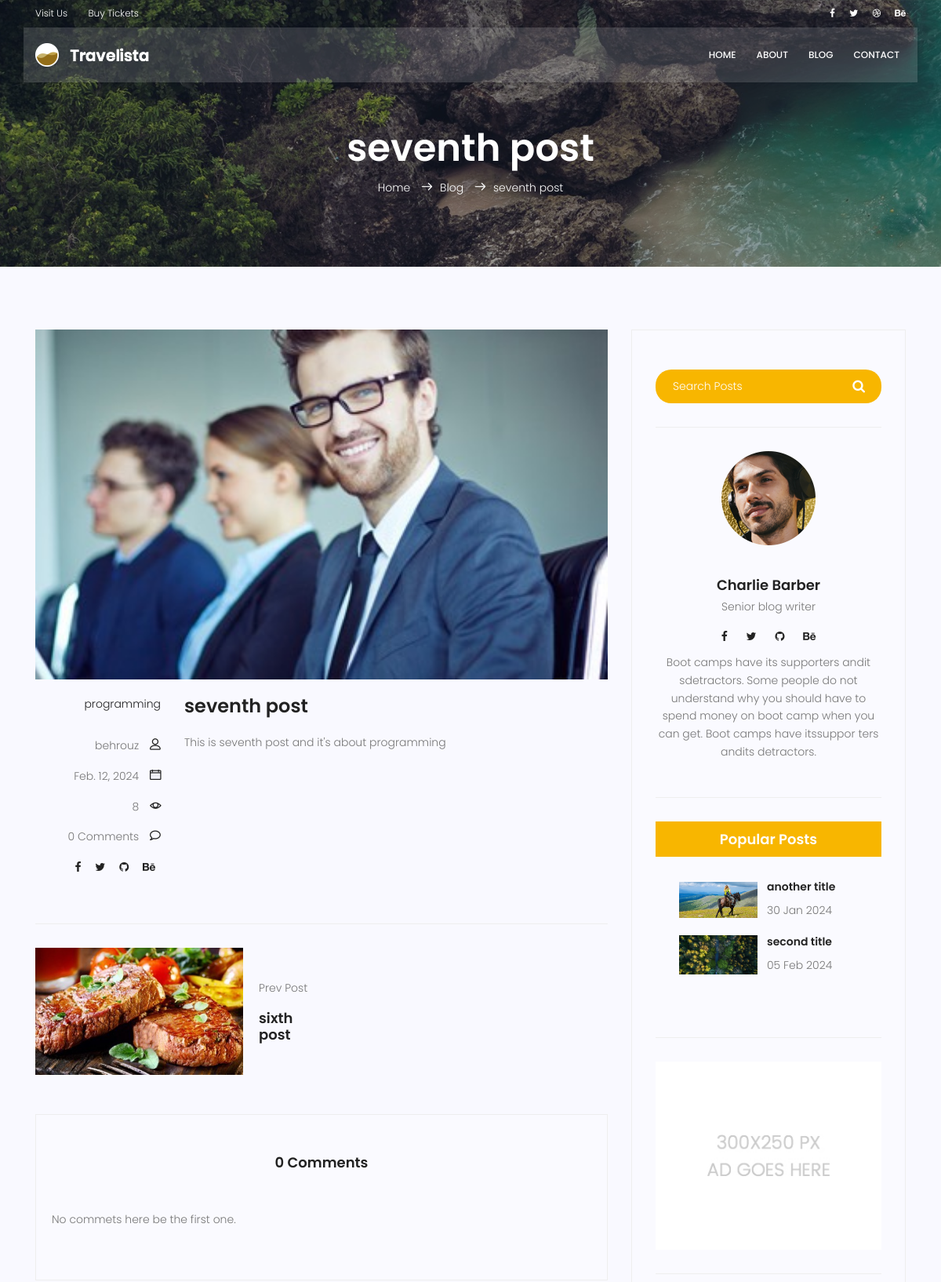
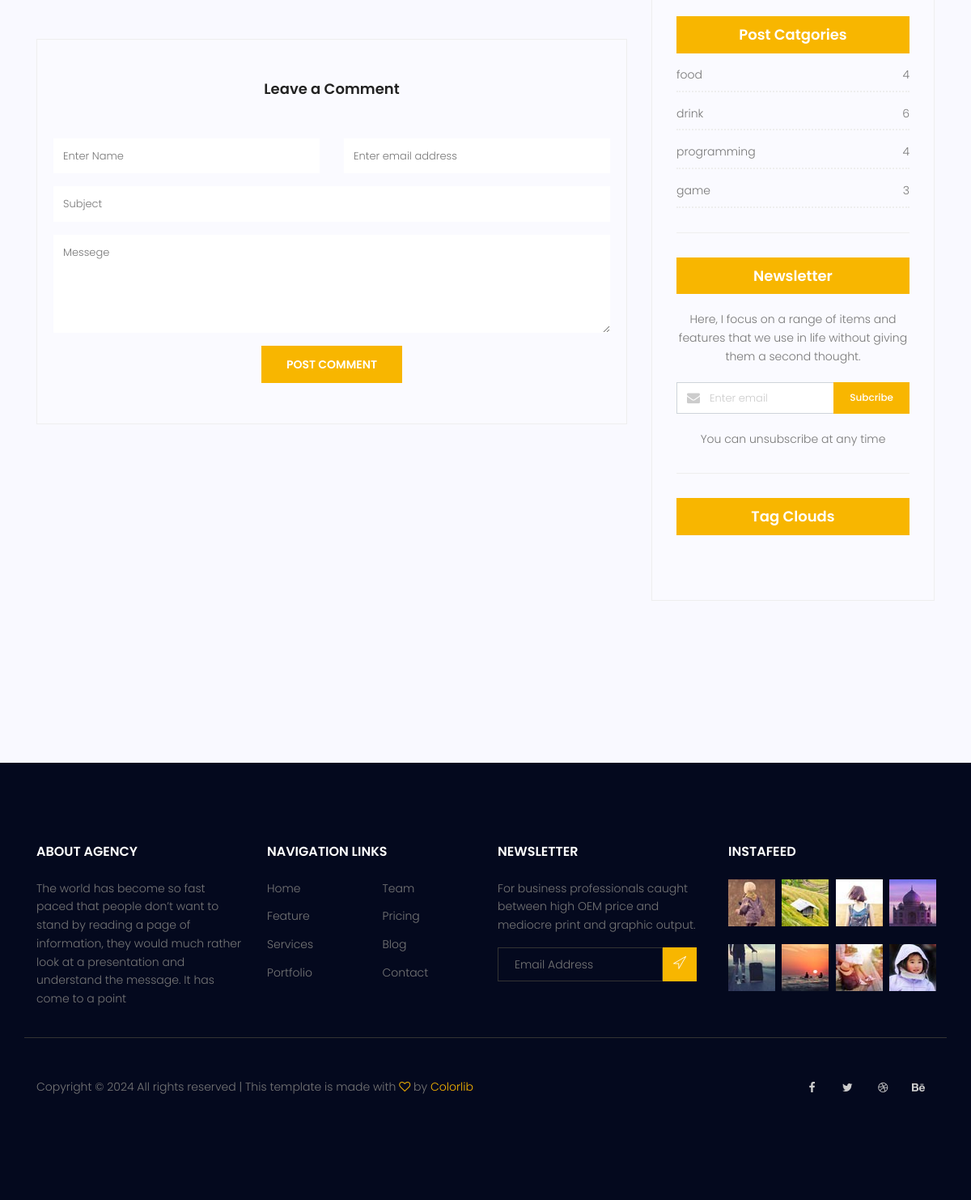
/blog/10, run on the app's committed database (2 pictures, top to bottom).
### blog/models.py (models this page shows, shortened)
class Post(models.Model):
    author = models.ForeignKey(User, on_delete=models.SET_NULL, null=True)
    image = models.ImageField(upload_to='blog/', default='blog/default.jpg')
    title = models.CharField(max_length=250)
    content = models.TextField()
    category = models.ManyToManyField(Category)
    tags = TaggableManager()
    counted_view = models.IntegerField(default = 0)
    status = models.BooleanField(default = False)
    published_date = models.DateTimeField(null=True)
    creaded_date = models.DateTimeField(auto_now_add = True)
    updated_date = models.DateTimeField(auto_now = True)
    class Meta:
        ordering = ['published_date']

class Category(models.Model):
    name = models.CharField(max_length=250)
    def __str__(self):
        return self.name

### blog/views.py (the view, shortened to what this page needs)
# urls.py: path('<int:pid>', single_page, name = 'single'),
def single_page(request, pid):
    post = get_object_or_404(Post, pk=pid, status=True, published_date__lte=timezone.now())
    post_previous = Post.objects.filter(id__lt=pid, status=True, published_date__lte=timezone.now()).last()
    post_next = Post.objects.filter(id__gt=pid, status=True, published_date__lte=timezone.now()).first()
    comments = Comment.objects.filter(post=post.id, approved=True)
    post.counted_view += 1
    post.save()
    context = {'post': post, 'post_previous': post_previous, 'post_next':post_next, 'comments':comments}
    return render(request, 'blog/blog-single.html', context)

### blog/templatetags/blog_tags.py (called while the page is built)
@register.inclusion_tag('blog/popular-posts.html')
def popular_post():
    posts = Post.objects.filter(status=1).order_by('published_date')[:2]
    return {'posts':posts}

@register.inclusion_tag('blog/post-category.html')
def post_category():
    posts = Post.objects.filter(status=1)
    categories = Category.objects.all()
    cat_dict = {}
    for name in categories:
        cat_dict[name] = posts.filter(category=name).count()
    return {'categories':cat_dict}

### templates/blog/blog-single.html (shortened to what this page needs)
{% extends 'base.html' %}
{% load static %}
{% load blog_tags %}
{% load humanize %}
{% block content %}
<section class="relative about-banner">
	<div class="overlay overlay-bg"></div>
	<div class="container">
		<div class="row d-flex align-items-center justify-content-center">
			<div class="about-content col-lg-12">
				<h1 class="text-white">
					{{post.title}}
				</h1>
				<p class="text-white link-nav"><a href="{% url 'website:index' %}">Home </a> <span
						class="lnr lnr-arrow-right"></span><a href="{% url 'blog:index' %}">Blog </a> <span
						class="lnr lnr-arrow-right"></span>{{post.title}}</p>
			</div>
		</div>
	</div>
</section>
<section class="post-content-area single-post-area">
	<div class="container">
		<div class="row">
			<div class="col-lg-8 posts-list">
				<div class="single-post row">
					<div class="col-lg-12">
						<div class="feature-img">
							<img class="img-fluid" src="{{post.image.url}}" alt="">
						</div>
					</div>
					<div class="col-lg-3  col-md-3 meta-details">
						<ul class="tags">
							<li><a href="#">{{post.category.all|join:','}}</a></li>
						</ul>
						<div class="user-details row">
							<p class="user-name col-lg-12 col-md-12 col-6"><a href="#">{{post.author}}</a> <span
									class="lnr lnr-user"></span></p>
							<p class="date col-lg-12 col-md-12 col-6"><a href="#">{{post.published_date|naturalday}}</a>
								<span class="lnr lnr-calendar-full"></span>
							</p>
							<p class="view col-lg-12 col-md-12 col-6"><a href="#">{{post.counted_view}}</a> <span
									class="lnr lnr-eye"></span></p>
							<p class="comments col-lg-12 col-md-12 col-6"><a href="#">{{comments|length}} Comments</a>
								<span class="lnr lnr-bubble"></span>
							</p>
							<ul class="social-links col-lg-12 col-md-12 col-6">
								<li><a href="#"><i class="fa fa-facebook"></i></a></li>
								<li><a href="#"><i class="fa fa-twitter"></i></a></li>
								<li><a href="#"><i class="fa fa-github"></i></a></li>
								<li><a href="#"><i class="fa fa-behance"></i></a></li>
							</ul>
						</div>
					</div>
					<div class="col-lg-9 col-md-9">
						<h3 class="mt-20 mb-20">{{post.title}}</h3>
						<p class="excert">
							{{post.content|safe}}
						</p>
					</div>
				</div>
				<div class="navigation-area">
					<div class="row">
						<div
							class="col-lg-6 col-md-6 col-12 nav-left flex-row d-flex justify-content-start align-items-center">
							{% if post_previous %}
							<div class="thumb">
								<a href="#"><img class="img-fluid" src="{{post_previous.image.url}}" alt=""></a>
							</div>
							<div class="arrow">
								<a href="#"></a>
							</div>
							<div class="detials">
								<p>Prev Post</p>
								<a href="{% url 'blog:single' pid=post_previous.id %}">
									<h4>{{post_previous.title}}</h4>
								</a>
							</div>
							{% endif %}
						</div>
						<div
							class="col-lg-6 col-md-6 col-12 nav-right flex-row d-flex justify-content-end align-items-center">
							<div class="arrow">
								<a href="#"></a>
							</div>
						</div>
					</div>
				</div>
				<div class="comments-area">
					<h4>{{comments|length}} Comments</h4>
					{% for comment in comments %}
					<div class="comment-list">
						<div class="single-comment justify-content-between d-flex">
							<div class="user justify-content-between d-flex">
								<div class="thumb">
									<img src="{% static 'img/blog/c1.jpg' %}" alt="">
								</div>
								<div class="desc">
									<h5><a href="#">{{comment.name}}</a></h5>
									<p class="date">{{comment.created_date|naturalday}}</p>
									<p class="comment">
										{{comment.message}}
									</p>
								</div>
							</div>
							<div class="reply-btn">
								<a href="" class="btn-reply text-uppercase">reply</a>
							</div>
						</div>
					</div>
					{% empty %}
					<p> No commets here be the first one. </p>
					{% endfor %}
				</div>
				<div class="comment-form">
					<h4>Leave a Comment</h4>
					<form method="post" action="{% url 'blog:single' pid=post.id %}">
						<div class="form-group form-inline">
							<div class="form-group col-lg-6 col-md-12 name">
								<input type="text" class="form-control" name="name" placeholder="Enter Name"
									onfocus="this.placeholder = ''" onblur="this.placeholder = 'Enter Name'">
							</div>
							<div class="form-group col-lg-6 col-md-12 email">
								<input type="email" class="form-control" name="email" placeholder="Enter email address"
									onfocus="this.placeholder = ''" onblur="this.placeholder = 'Enter email address'">
							</div>
						</div>
						<div class="form-group">
							<input type="text" class="form-control" name="subject" placeholder="Subject"
								onfocus="this.placeholder = ''" onblur="this.placeholder = 'Subject'">
						</div>
						<div class="form-group">
							<textarea class="form-control mb-10" rows="5" name="message" placeholder="Messege"
								onfocus="this.placeholder = ''" onblur="this.placeholder = 'Messege'"
								required=""></textarea>
						</div>
						<button type="submit" href="#" class="primary-btn text-uppercase">Post Comment</button>
					</form>
				</div>
			</div>
			<div class="col-lg-4 sidebar-widgets">
				<div class="widget-wrap">
					<div class="single-sidebar-widget search-widget">
						<form class="search-form" action="#">
							<input placeholder="Search Posts" name="search" type="text" onfocus="this.placeholder = ''"
								onblur="this.placeholder = 'Search Posts'">
							<button type="submit"><i class="fa fa-search"></i></button>
						</form>
					</div>
					<div class="single-sidebar-widget user-info-widget">
						<img src="{% static 'img/blog/user-info.png' %}" alt="">
						<a href="#">
							<h4>Charlie Barber</h4>
						</a>
						<p>
							Senior blog writer
						</p>
						<ul class="social-links">
							<li><a href="#"><i class="fa fa-facebook"></i></a></li>
							<li><a href="#"><i class="fa fa-twitter"></i></a></li>
							<li><a href="#"><i class="fa fa-github"></i></a></li>
							<li><a href="#"><i class="fa fa-behance"></i></a></li>
						</ul>
						<p>
							Boot camps have its supporters andit sdetractors. Some people do not understand why you
							should have to spend money on boot camp when you can get. Boot camps have itssuppor ters
							andits detractors.
						</p>
					</div>
					<div class="single-sidebar-widget popular-post-widget">
						<h4 class="popular-title">Popular Posts</h4>
						{% popular_post %}
					</div>
					<div class="single-sidebar-widget ads-widget">
						<a href="#"><img class="img-fluid" src="{% static 'img/blog/ads-banner.jpg' %}" alt=""></a>
					</div>
					{% post_category %}
					<div class="single-sidebar-widget newsletter-widget">
						<h4 class="newsletter-title">Newsletter</h4>
						<p>
							Here, I focus on a range of items and features that we use in life without
							giving them a second thought.
						</p>
						<div class="form-group d-flex flex-row">
							<div class="col-autos">
								<div class="input-group">
									<div class="input-group-prepend">
										<div class="input-group-text"><i class="fa fa-envelope" aria-hidden="true"></i>
										</div>
									</div>
									<input type="text" class="form-control" id="inlineFormInputGroup"
										placeholder="Enter email" onfocus="this.placeholder = ''"
										onblur="this.placeholder = 'Enter email'">
								</div>
							</div>
							<a href="#" class="bbtns">Subcribe</a>
						</div>
						<p class="text-bottom">
							You can unsubscribe at any time
						</p>
					</div>
					{% include 'blog/post-tags.html' %}
				</div>
			</div>
		</div>
	</div>
</section>
{% endblock %}

### templates/blog/popular-posts.html
{% load static %}
<div class="single-sidebar-widget popular-post-widget">
    <div class="popular-post-list">
        {% for post in posts %}
        <div class="single-post-list d-flex flex-row align-items-center">
            <div class="thumb">
                <img class="img-fluid" src="{{post.image.url}}" alt="">
            </div>
            <div class="details">
                <a href="{% url 'blog:single' pid=post.id %}">
                    <h6>{{post.title}}</h6>
                </a>
                <p>{{post.published_date|date:'d M Y'}}</p>
            </div>
        </div>
        {% endfor %}
    </div>
</div>

### templates/blog/post-category.html
<div class="single-sidebar-widget post-category-widget">
    <h4 class="category-title">Post Catgories</h4>
    <ul class="cat-list">
        {% for name,count in categories.items %}
        <li>
            <a href="{% url 'blog:category' cat_name=name %}" class="d-flex justify-content-between">
                <p>{{name}}</p>
                <p>{{count}}</p>
            </a>
        </li>
        {% endfor %}
    </ul>
</div>

### data on the page
Post: title "seventh post", image (picture), category.all "programming", author "behrouz", published_date "Feb. 12, 2024", counted_view "8", content "This is seventh post and it's about programming"
Post: image (picture), title "sixth post"
Post: image (placeholder picture), title "another title", published_date "30 Jan 2024"
Post: image (picture), title "second title", published_date "05 Feb 2024"
Category: name "food", count "4"
Category: name "drink", count "6"
Category: name "programming", count "4"
Category: name "game", count "3"

### other printed values
{{ comments|length }} "0"
